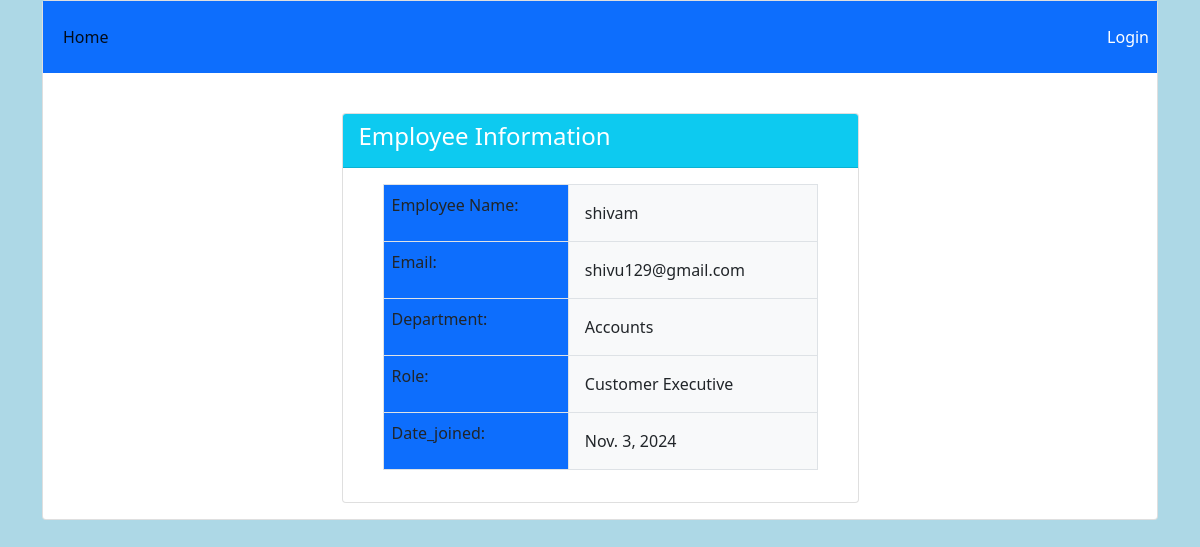
The app's page /emp/view/6/ with its own data.
### Employees/models.py (models this page shows)
class Emp(models.Model):
    name=models.CharField(max_length=100)
    email=models.CharField(max_length=300)
    department=models.CharField(max_length=100,choices=dept_choices,default=None)
    role=models.CharField(max_length=100,choices=role_choices,default=None)
    date_joined=models.DateField(auto_now_add=True)

### Employees/views.py (the view)
# urls.py: path('view/<int:emp_id>/',views.read,name="read"),
def read(request,emp_id):
    if request.method == "POST":
        employee_ = Emp.objects.get(id=emp_id)
        form = Empform(request.POST, instance=employee_)
        if form.is_valid():
            form.save()
        return redirect("Employees:index")
    else:
        employee_ = Emp.objects.get(id=emp_id)
        form = Empform(instance=employee_)
    return render(request, "employees/viewform.html", {"form": form, "employee_": employee_})

### Employees/templates/employees/viewform.html (shortened to what this page needs)
{% extends "employees/base.html" %}
{% block body %}
<div class="container">
    <div class="row justify-content-center">
        <div class="col-md-6">
            <div class="card">
                <div class="card-header text-white bg-info">
                    <h4 class="card-title">Employee Information</h4>
                </div>
                <div class="card-body">
                    <form action="{% url 'Employees:read' employee_.id %}" method="POST">
                    <div class="container">
                        <table class="table table-bordered">
                            <tbody>
                                <tr>
                                    <td class="bg-primary">Employee Name:</td>
                                    <td class="p-3 mb-2 bg-light text-dark">{{employee_.name}}</td>
                                </tr>
                                <tr>
                                    <td class="bg-primary">Email:</td>
                                    <td class="p-3 mb-2 bg-light text-dark">{{employee_.email}}</td>
                                </tr>
                                <tr>
                                    <td class="bg-primary">Department:</td>
                                    <td class="p-3 mb-2 bg-light text-dark">{{employee_.department}}</td>
                                </tr>
                                <tr>
                                    <td class="bg-primary">Role:</td>
                                    <td class="p-3 mb-2 bg-light text-dark">{{employee_.role}}</td>
                                </tr>
                                <tr>
                                    <td class="bg-primary">Date_joined:</td>
                                    <td class="p-3 mb-2 bg-light text-dark">{{employee_.date_joined}}</td>
                                </tr>
                            </tbody>
                        </table>
                    </div>
                    </form>
                </div>
            </div>
        </div>
    </div>
</div>
{% endblock %}

### Employees/static/employees/style.css (style rules this page uses)
body { background:lightblue; }

### records on screen
Emp: name "shivam", email "shivu129@gmail.com", department "Accounts", role "Customer Executive", date_joined "Nov. 3, 2024"
